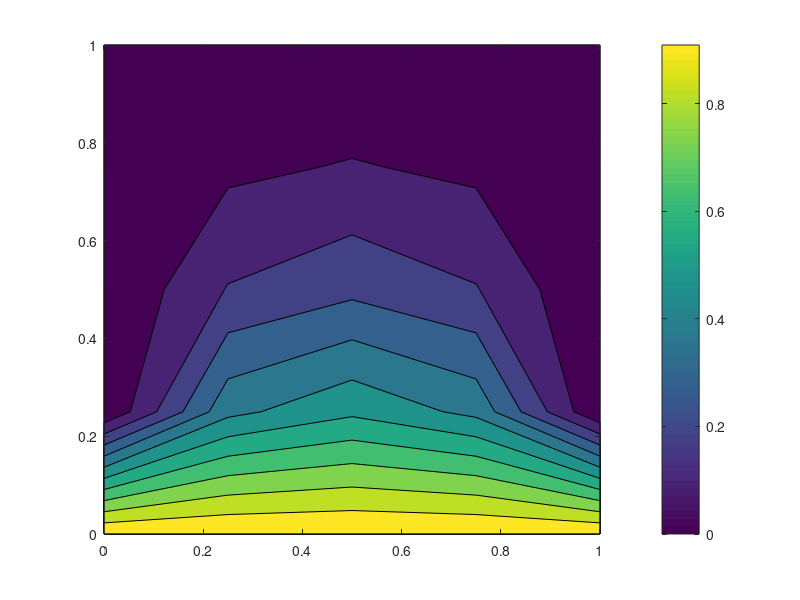

MATLAB code to generate this figure:
clear ;
close all;
clc;

%% initialization

x_dom_size = 1;
y_dom_size = 1;

x_num_points = 5;
y_num_points = 5;

deltaX = x_dom_size/(x_num_points - 1) ;
deltaY = y_dom_size/(y_num_points - 1) ;



T = zeros(x_num_points, y_num_points) ;
T(1, :) = 1;

T_new = zeros(x_num_points, y_num_points) ;
T_new(1, :) = 1;


error_now = 1;
error_req = 10e-4;

%% Iterations
iterations = 1;

while error_now > error_req
    for i=2:(x_num_points - 1)
        for j=2:(y_num_points - 1)
            a = 0.25*(T(i+1, j) + T(i-1, j) + T(i, j+1) + T(i, j-1));
            T_new(i, j) = a ;
        end
    end


    iterations = iterations + 1;
    error_now = 0;
    for i=2:(x_num_points - 1)
        for j=2:(y_num_points - 1)
            error_now = error_now + abs(T(i, j)-T_new(i, j));
        end
    end
    T = T_new ;
end

%% Plotting
disp(T_new);
x_dom = 0:deltaX:x_dom_size ;
y_dom = 0:deltaY:y_dom_size ;
[X,Y] = meshgrid(x_dom,y_dom);
contourf(X, Y, T_new) ;
colorbar